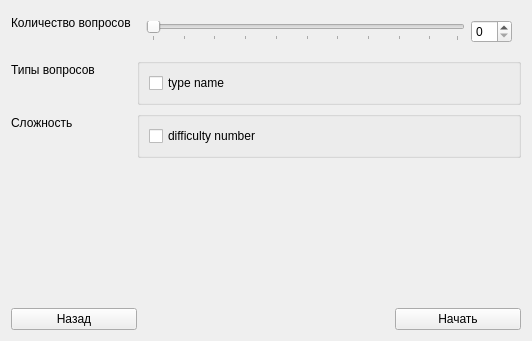
<?xml version="1.0" encoding="UTF-8"?>
<ui version="4.0">
 <class>TrainingTab</class>
 <widget class="QWidget" name="TrainingTab">
  <property name="geometry">
   <rect>
    <x>0</x>
    <y>0</y>
    <width>532</width>
    <height>341</height>
   </rect>
  </property>
  <property name="windowTitle">
   <string>Form</string>
  </property>
  <layout class="QVBoxLayout" name="lay" stretch="1,0">
   <item>
    <layout class="QFormLayout" name="settings_layout">
     <property name="sizeConstraint">
      <enum>QLayout::SetDefaultConstraint</enum>
     </property>
     <item row="0" column="1">
      <widget class="QWidget" name="count_menu" native="true">
       <layout class="QHBoxLayout" name="count_layout">
        <item>
         <widget class="QSlider" name="count_slider">
          <property name="orientation">
           <enum>Qt::Horizontal</enum>
          </property>
          <property name="tickPosition">
           <enum>QSlider::TicksBelow</enum>
          </property>
          <property name="tickInterval">
           <number>10</number>
          </property>
         </widget>
        </item>
        <item>
         <widget class="QSpinBox" name="count_box">
          <property name="sizePolicy">
           <sizepolicy hsizetype="Preferred" vsizetype="Fixed">
            <horstretch>0</horstretch>
            <verstretch>0</verstretch>
           </sizepolicy>
          </property>
         </widget>
        </item>
       </layout>
      </widget>
     </item>
     <item row="1" column="0">
      <widget class="QLabel" name="type_menu_label">
       <property name="text">
        <string>Типы вопросов</string>
       </property>
      </widget>
     </item>
     <item row="0" column="0">
      <widget class="QLabel" name="count_menu_label">
       <property name="text">
        <string>Количество вопросов</string>
       </property>
      </widget>
     </item>
     <item row="1" column="1">
      <widget class="QGroupBox" name="type_menu">
       <layout class="QVBoxLayout" name="verticalLayout">
        <item>
         <widget class="QCheckBox" name="type_checkbox">
          <property name="text">
           <string>type name</string>
          </property>
         </widget>
        </item>
       </layout>
      </widget>
     </item>
     <item row="2" column="0">
      <widget class="QLabel" name="difficulty_menu_label">
       <property name="text">
        <string>Сложность</string>
       </property>
      </widget>
     </item>
     <item row="2" column="1">
      <widget class="QGroupBox" name="difficulty_menu">
       <layout class="QHBoxLayout" name="horizontalLayout">
        <item>
         <widget class="QCheckBox" name="difficulty_checkbox">
          <property name="text">
           <string>difficulty number</string>
          </property>
         </widget>
        </item>
       </layout>
      </widget>
     </item>
    </layout>
   </item>
   <item>
    <layout class="QHBoxLayout" name="buttons_layout" stretch="1,2,1">
     <item>
      <widget class="QPushButton" name="back_button">
       <property name="styleSheet">
        <string notr="true">color: rgb(38, 0, 61);
font: 75 12pt &quot;Levenim MT&quot;;
background-color: rgb(234, 245, 237);
border-radius: 2px;
border: 2px solid #26003d;
box-shadow: 4px 4px 4px rgba(8, 8, 8, 0.5)}
QPushButton:hover {background-color: rgba(200, 229, 225, 0.7); 
border: 2px solid #26003d;
</string>
       </property>
       <property name="text">
        <string>Назад</string>
       </property>
      </widget>
     </item>
     <item>
      <spacer name="button_spacer">
       <property name="orientation">
        <enum>Qt::Horizontal</enum>
       </property>
       <property name="sizeHint" stdset="0">
        <size>
         <width>0</width>
         <height>0</height>
        </size>
       </property>
      </spacer>
     </item>
     <item>
      <widget class="QPushButton" name="start_button">
       <property name="styleSheet">
        <string notr="true">color: rgb(38, 0, 61);
font: 75 12pt &quot;Levenim MT&quot;;
background-color: rgb(234, 245, 237);
border-radius: 2px;
border: 2px solid #26003d;
box-shadow: 4px 4px 4px rgba(8, 8, 8, 0.5)}
QPushButton:hover {background-color: rgba(200, 229, 225, 0.7); 
border: 2px solid #26003d;
</string>
       </property>
       <property name="text">
        <string>Начать</string>
       </property>
      </widget>
     </item>
    </layout>
   </item>
  </layout>
 </widget>
 <resources/>
 <connections/>
</ui>
